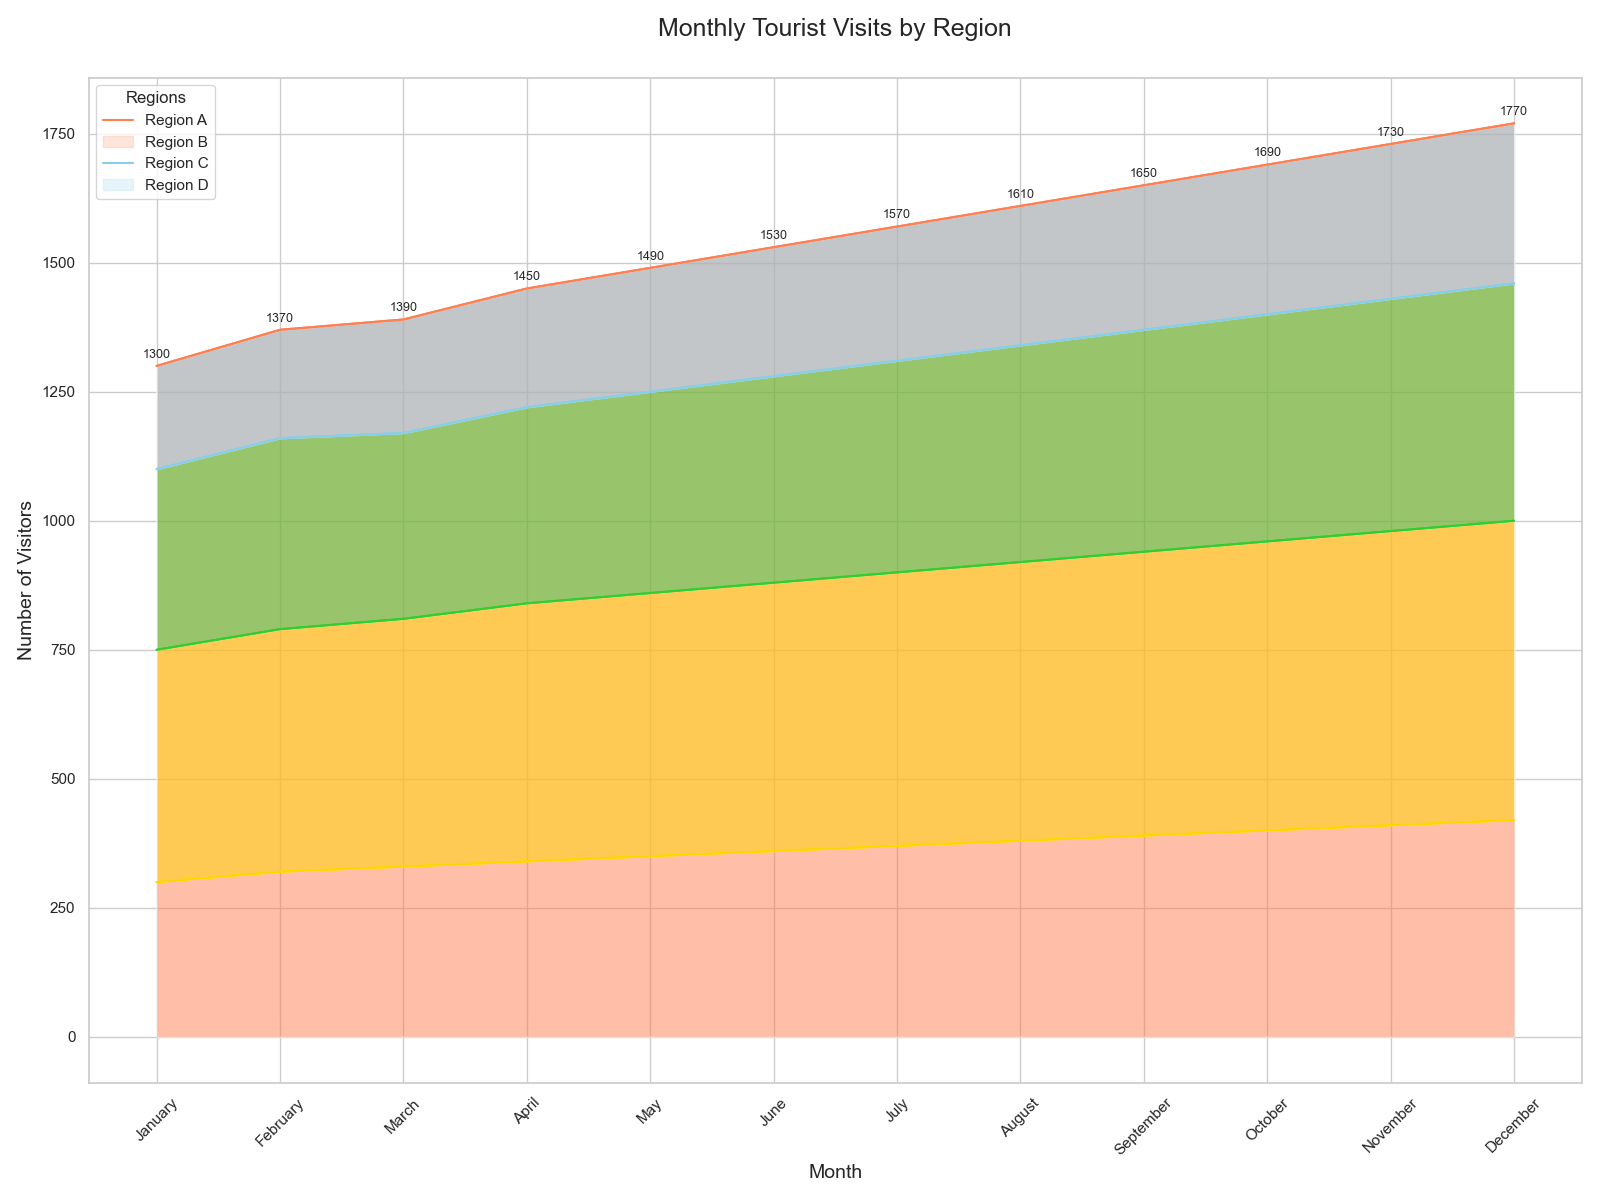

The Python source for this figure:

import pandas as pd
import seaborn as sns
import matplotlib.pyplot as plt

data = {
    'Month': ['January', 'February', 'March', 'April', 'May', 'June', 'July', 'August', 'September', 'October', 'November', 'December'],
    'Region A': [300, 320, 330, 340, 350, 360, 370, 380, 390, 400, 410, 420],
    'Region B': [450, 470, 480, 500, 510, 520, 530, 540, 550, 560, 570, 580],
    'Region C': [350, 370, 360, 380, 390, 400, 410, 420, 430, 440, 450, 460],
    'Region D': [200, 210, 220, 230, 240, 250, 260, 270, 280, 290, 300, 310]
}

df = pd.DataFrame(data)
df.index = df['Month']
df.drop('Month', axis=1, inplace=True)

plt.figure(figsize=(16, 12))
pal = ['#FF7F50', '#87CEEB', '#32CD32', '#FFD700']

df_cum = df.cumsum(axis=1)
category_names = df.columns[::-1]
for i, column in enumerate(category_names):
    sns.lineplot(data=df_cum, x=df.index, y=column, color=pal[i])

for i, column in enumerate(category_names):
    if i == 0:
        sns.lineplot(data=df_cum, x=df.index, y=column, color=pal[i])
        plt.fill_between(df.index, 0, df_cum[column], facecolor=pal[i], alpha=0.5)
    else:
        sns.lineplot(data=df_cum, x=df.index, y=column, color=pal[i])
        plt.fill_between(df.index, df_cum[category_names[i - 1]], df_cum[column], facecolor=pal[i], alpha=0.5)

for i, value in enumerate(df_cum['Region D']):
    plt.text(i, value + 10, f"{value}", ha='center', va='bottom', fontsize=9)

plt.title('Monthly Tourist Visits by Region', fontsize=18, pad=30)
plt.xticks(rotation=45)
plt.xlabel('Month', fontsize=14)
plt.ylabel('Number of Visitors', fontsize=14)
plt.legend(title='Regions', labels=df.columns, loc='upper left')
plt.tight_layout()
plt.show()
